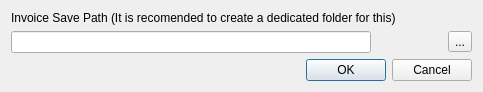
<?xml version="1.0" encoding="UTF-8"?>
<ui version="4.0">
 <class>Dialog</class>
 <widget class="QDialog" name="Dialog">
  <property name="geometry">
   <rect>
    <x>0</x>
    <y>0</y>
    <width>414</width>
    <height>86</height>
   </rect>
  </property>
  <property name="windowTitle">
   <string>Dialog</string>
  </property>
  <layout class="QGridLayout" name="gridLayout">
   <item row="2" column="0">
    <spacer name="horizontalSpacer">
     <property name="orientation">
      <enum>Qt::Horizontal</enum>
     </property>
     <property name="sizeHint" stdset="0">
      <size>
       <width>40</width>
       <height>20</height>
      </size>
     </property>
    </spacer>
   </item>
   <item row="2" column="1" colspan="3">
    <widget class="QWidget" name="widget" native="true">
     <layout class="QGridLayout" name="gridLayout_2">
      <property name="leftMargin">
       <number>0</number>
      </property>
      <property name="topMargin">
       <number>0</number>
      </property>
      <property name="rightMargin">
       <number>0</number>
      </property>
      <property name="bottomMargin">
       <number>0</number>
      </property>
      <item row="0" column="0">
       <widget class="QPushButton" name="okPushButton">
        <property name="text">
         <string>OK</string>
        </property>
       </widget>
      </item>
      <item row="0" column="1">
       <widget class="QPushButton" name="cancelPushButton">
        <property name="text">
         <string>Cancel</string>
        </property>
       </widget>
      </item>
     </layout>
    </widget>
   </item>
   <item row="1" column="3">
    <widget class="QToolButton" name="toolButton">
     <property name="text">
      <string>...</string>
     </property>
     <property name="autoRaise">
      <bool>false</bool>
     </property>
    </widget>
   </item>
   <item row="0" column="0" colspan="3">
    <widget class="QLabel" name="label">
     <property name="text">
      <string>Invoice Save Path (It is recomended to create a dedicated folder for this)</string>
     </property>
    </widget>
   </item>
   <item row="1" column="0" colspan="2">
    <widget class="QLineEdit" name="lineEdit">
     <property name="sizePolicy">
      <sizepolicy hsizetype="Fixed" vsizetype="Fixed">
       <horstretch>0</horstretch>
       <verstretch>0</verstretch>
      </sizepolicy>
     </property>
     <property name="minimumSize">
      <size>
       <width>360</width>
       <height>0</height>
      </size>
     </property>
    </widget>
   </item>
  </layout>
 </widget>
 <resources/>
 <connections/>
</ui>
